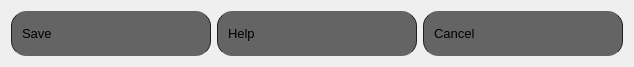
   <widget class="QWidget" name="layoutWidget_2">
    <property name="geometry">
     <rect>
      <x>150</x>
      <y>730</y>
      <width>616</width>
      <height>47</height>
     </rect>
    </property>
    <layout class="QHBoxLayout" name="horizontalLayout">
     <item>
      <widget class="QPushButton" name="save_close_btn">
       <property name="sizePolicy">
        <sizepolicy hsizetype="Fixed" vsizetype="Fixed">
         <horstretch>0</horstretch>
         <verstretch>0</verstretch>
        </sizepolicy>
       </property>
       <property name="minimumSize">
        <size>
         <width>200</width>
         <height>45</height>
        </size>
       </property>
       <property name="maximumSize">
        <size>
         <width>200</width>
         <height>45</height>
        </size>
       </property>
       <property name="font">
        <font>
         <pointsize>10</pointsize>
         <weight>50</weight>
         <bold>false</bold>
        </font>
       </property>
       <property name="styleSheet">
        <string notr="true">QPushButton {
	background-color: rgb(100,100,100);
	color: rgb(0,0,0);
	border: none;
	text-align: left;
	padding-left: 10px;
	border-radius: 15px;
	border-left: 1px solid rgb(30, 30, 30);
	border-right:1px solid rgb(30, 30, 30);
}

QPushButton:hover {
border: 1px solid rgb(0,0, 0);
}

QPushButton:pressed {
	background-color: rgb(0, 0, 0);
}

</string>
       </property>
       <property name="text">
        <string>Save</string>
       </property>
       <property name="icon">
        <iconset>
         <normaloff>icons/ok.svg</normaloff>icons/ok.svg</iconset>
       </property>
       <property name="iconSize">
        <size>
         <width>30</width>
         <height>30</height>
        </size>
       </property>
      </widget>
     </item>
     <item>
      <widget class="QPushButton" name="help_btn">
       <property name="sizePolicy">
        <sizepolicy hsizetype="Fixed" vsizetype="Fixed">
         <horstretch>0</horstretch>
         <verstretch>0</verstretch>
        </sizepolicy>
       </property>
       <property name="minimumSize">
        <size>
         <width>200</width>
         <height>45</height>
        </size>
       </property>
       <property name="maximumSize">
        <size>
         <width>200</width>
         <height>45</height>
        </size>
       </property>
       <property name="font">
        <font>
         <pointsize>10</pointsize>
         <weight>50</weight>
         <bold>false</bold>
        </font>
       </property>
       <property name="styleSheet">
        <string notr="true">QPushButton {
	background-color: rgb(100,100,100);
	color: rgb(0,0,0);
	border: none;
	text-align: left;
	padding-left: 10px;
	border-radius: 15px;
	border-left: 1px solid rgb(30, 30, 30);
	border-right:1px solid rgb(30, 30, 30);
}

QPushButton:hover {
border: 1px solid rgb(0,0, 0);
}

QPushButton:pressed {
	background-color: rgb(0, 0, 0);
}

</string>
       </property>
       <property name="text">
        <string>Help</string>
       </property>
       <property name="icon">
        <iconset>
         <normaloff>icons/idea.svg</normaloff>icons/idea.svg</iconset>
       </property>
       <property name="iconSize">
        <size>
         <width>30</width>
         <height>30</height>
        </size>
       </property>
      </widget>
     </item>
     <item>
      <widget class="QPushButton" name="close_btn">
       <property name="sizePolicy">
        <sizepolicy hsizetype="Fixed" vsizetype="Fixed">
         <horstretch>0</horstretch>
         <verstretch>0</verstretch>
        </sizepolicy>
       </property>
       <property name="minimumSize">
        <size>
         <width>200</width>
         <height>45</height>
        </size>
       </property>
       <property name="maximumSize">
        <size>
         <width>200</width>
         <height>45</height>
        </size>
       </property>
       <property name="font">
        <font>
         <pointsize>10</pointsize>
         <weight>50</weight>
         <bold>false</bold>
        </font>
       </property>
       <property name="styleSheet">
        <string notr="true">QPushButton {
	background-color: rgb(100,100,100);
	color: rgb(0,0,0);
	border: none;
	text-align: left;
	padding-left: 10px;
	border-radius: 15px;
	border-left: 1px solid rgb(30, 30, 30);
	border-right:1px solid rgb(30, 30, 30);
}

QPushButton:hover {
border: 1px solid rgb(0,0, 0);
}

QPushButton:pressed {
	background-color: rgb(0, 0, 0);
}

</string>
       </property>
       <property name="text">
        <string>Cancel</string>
       </property>
       <property name="icon">
        <iconset>
         <normaloff>icons/Cancel 3.png</normaloff>icons/Cancel 3.png</iconset>
       </property>
       <property name="iconSize">
        <size>
         <width>30</width>
         <height>30</height>
        </size>
       </property>
      </widget>
     </item>
    </layout>
   </widget>
